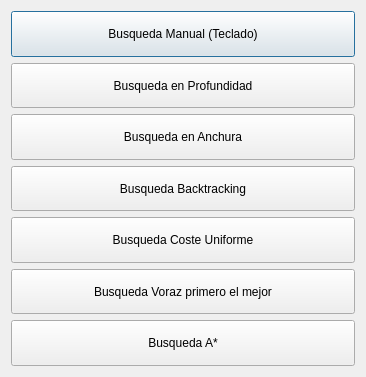
<?xml version="1.0" encoding="UTF-8"?>
<ui version="4.0">
 <class>Dialog</class>
 <widget class="QDialog" name="Dialog">
  <property name="geometry">
   <rect>
    <x>0</x>
    <y>0</y>
    <width>366</width>
    <height>377</height>
   </rect>
  </property>
  <property name="windowTitle">
   <string>Simulaciones</string>
  </property>
  <layout class="QGridLayout" name="gridLayout">
   <item row="0" column="0">
    <layout class="QVBoxLayout" name="verticalLayout">
     <property name="spacing">
      <number>6</number>
     </property>
     <item>
      <widget class="QPushButton" name="manualBtn">
       <property name="sizePolicy">
        <sizepolicy hsizetype="Ignored" vsizetype="Ignored">
         <horstretch>0</horstretch>
         <verstretch>0</verstretch>
        </sizepolicy>
       </property>
       <property name="text">
        <string>Busqueda Manual (Teclado)</string>
       </property>
      </widget>
     </item>
     <item>
      <widget class="QPushButton" name="depthBtn">
       <property name="sizePolicy">
        <sizepolicy hsizetype="Ignored" vsizetype="Ignored">
         <horstretch>0</horstretch>
         <verstretch>0</verstretch>
        </sizepolicy>
       </property>
       <property name="text">
        <string>Busqueda en Profundidad</string>
       </property>
      </widget>
     </item>
     <item>
      <widget class="QPushButton" name="breathBtn">
       <property name="sizePolicy">
        <sizepolicy hsizetype="Ignored" vsizetype="Ignored">
         <horstretch>0</horstretch>
         <verstretch>0</verstretch>
        </sizepolicy>
       </property>
       <property name="text">
        <string>Busqueda en Anchura</string>
       </property>
      </widget>
     </item>
     <item>
      <widget class="QPushButton" name="backtrackingBtn">
       <property name="sizePolicy">
        <sizepolicy hsizetype="Ignored" vsizetype="Ignored">
         <horstretch>0</horstretch>
         <verstretch>0</verstretch>
        </sizepolicy>
       </property>
       <property name="text">
        <string>Busqueda Backtracking</string>
       </property>
      </widget>
     </item>
     <item>
      <widget class="QPushButton" name="UCSBtn">
       <property name="sizePolicy">
        <sizepolicy hsizetype="Ignored" vsizetype="Ignored">
         <horstretch>0</horstretch>
         <verstretch>0</verstretch>
        </sizepolicy>
       </property>
       <property name="text">
        <string>Busqueda Coste Uniforme</string>
       </property>
      </widget>
     </item>
     <item>
      <widget class="QPushButton" name="greedyBtn">
       <property name="sizePolicy">
        <sizepolicy hsizetype="Ignored" vsizetype="Ignored">
         <horstretch>0</horstretch>
         <verstretch>0</verstretch>
        </sizepolicy>
       </property>
       <property name="text">
        <string>Busqueda Voraz primero el mejor</string>
       </property>
      </widget>
     </item>
     <item>
      <widget class="QPushButton" name="AStarBtn">
       <property name="sizePolicy">
        <sizepolicy hsizetype="Ignored" vsizetype="Ignored">
         <horstretch>0</horstretch>
         <verstretch>0</verstretch>
        </sizepolicy>
       </property>
       <property name="text">
        <string>Busqueda A*</string>
       </property>
      </widget>
     </item>
    </layout>
   </item>
  </layout>
 </widget>
 <resources/>
 <connections/>
</ui>
